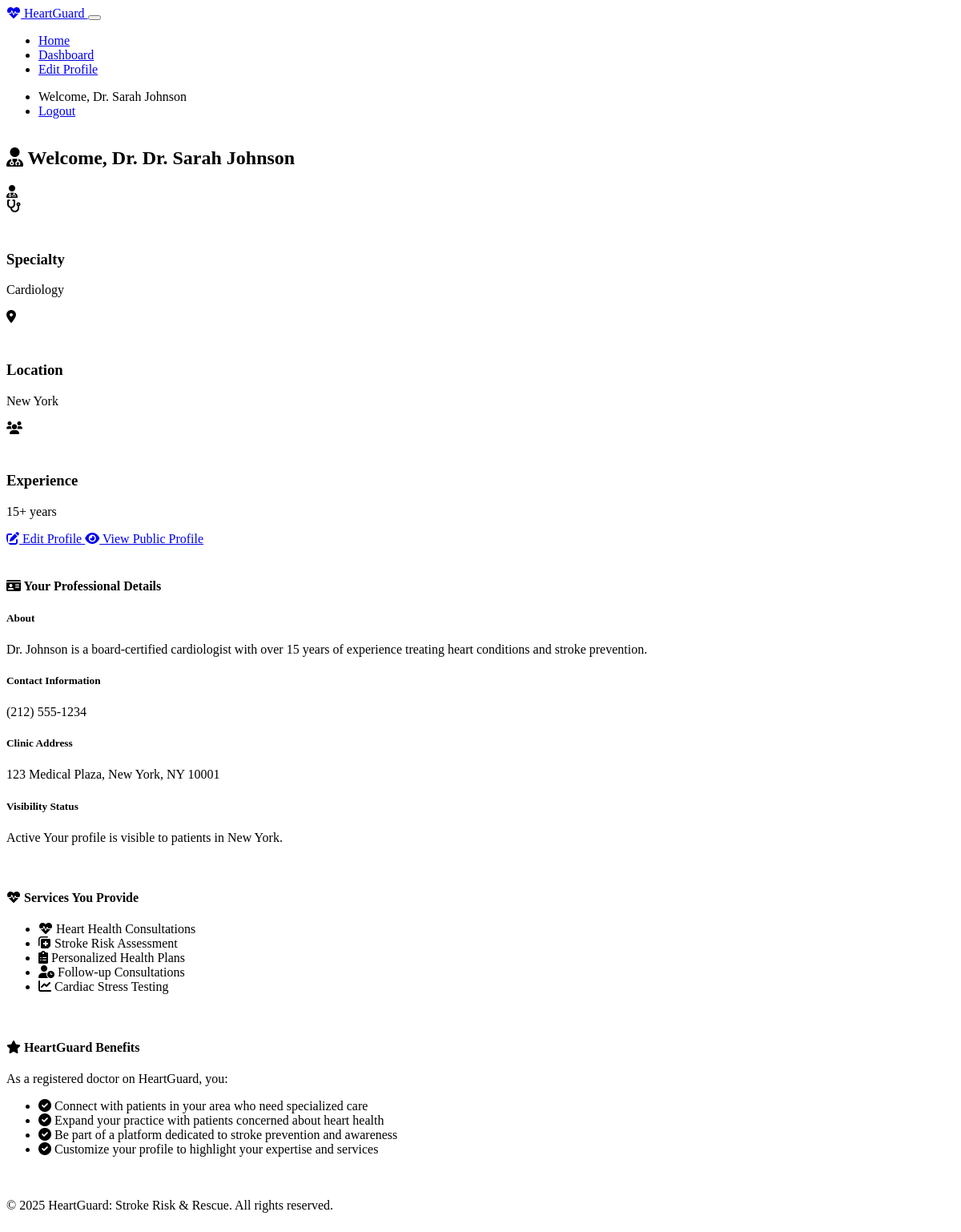
Screenshot of /doctor/dashboard (signed in) with the database file from the repository.
### models.py (models this page shows, shortened)
class Doctor(UserMixin, db.Model):
    id = db.Column(db.Integer, primary_key=True)
    email = db.Column(db.String(120), unique=True, nullable=False)
    password_hash = db.Column(db.String(256), nullable=False)
    name = db.Column(db.String(100), nullable=False)
    location = db.Column(db.String(100), nullable=False)
    specialty = db.Column(db.String(100), nullable=False)
    about = db.Column(db.Text, nullable=True)
    experience = db.Column(db.String(100), nullable=True)
    clinic_address = db.Column(db.String(200), nullable=True)
    contact_info = db.Column(db.String(100), nullable=True)
    created_at = db.Column(db.DateTime, default=datetime.utcnow)

### routes.py (the view)
@app.route('/doctor/dashboard')
@login_required
def doctor_dashboard():
    if session.get('user_type') != 'doctor':
        flash('Please login as a doctor to access this page', 'warning')
        return redirect(url_for('doctor_login'))
    doctor_id = session.get('user_id')
    doctor = Doctor.query.get(doctor_id)
    if not doctor:
        flash('Doctor information not found', 'danger')
        return redirect(url_for('doctor_login'))
    response = make_response(render_template('doctor_dashboard.html', doctor=doctor))
    response.headers['Cache-Control'] = 'no-cache, no-store, must-revalidate'
    response.headers['Pragma'] = 'no-cache'
    response.headers['Expires'] = '0'
    return response

### app.py (called while the page is built)
@login_manager.user_loader
def load_user(user_id):
    from models import User, Doctor
    user = User.query.get(int(user_id))
    if user:
        return user
    return Doctor.query.get(int(user_id))

### templates/doctor_dashboard.html
{% extends 'base.html' %}
{% block content %}
<div class="container py-4">
    <div class="row mb-4">
        <div class="col-md-12">
            <div class="card shadow-sm">
                <div class="card-header bg-primary text-white">
                    <h2 class="h3 mb-0">
                        <i class="fas fa-user-md me-2"></i>
                        Welcome, Dr. {{ doctor.name }}
                    </h2>
                </div>
                <div class="card-body">
                    <div class="row align-items-center">
                        <div class="col-md-3 text-center mb-3 mb-md-0">
                            <div class="display-1 text-primary">
                                <i class="fas fa-user-md"></i>
                            </div>
                        </div>
                        <div class="col-md-9">
                            <div class="row">
                                <div class="col-md-4">
                                    <div class="d-flex align-items-center mb-3">
                                        <div class="icon-square bg-primary text-white d-inline-flex align-items-center justify-content-center fs-4 flex-shrink-0 me-3 rounded" style="width: 45px; height: 45px;">
                                            <i class="fas fa-stethoscope"></i>
                                        </div>
                                        <div>
                                            <h3 class="fs-5 mb-0">Specialty</h3>
                                            <p class="mb-0">{{ doctor.specialty }}</p>
                                        </div>
                                    </div>
                                </div>
                                <div class="col-md-4">
                                    <div class="d-flex align-items-center mb-3">
                                        <div class="icon-square bg-primary text-white d-inline-flex align-items-center justify-content-center fs-4 flex-shrink-0 me-3 rounded" style="width: 45px; height: 45px;">
                                            <i class="fas fa-map-marker-alt"></i>
                                        </div>
                                        <div>
                                            <h3 class="fs-5 mb-0">Location</h3>
                                            <p class="mb-0">{{ doctor.location }}</p>
                                        </div>
                                    </div>
                                </div>
                                <div class="col-md-4">
                                    <div class="d-flex align-items-center mb-3">
                                        <div class="icon-square bg-primary text-white d-inline-flex align-items-center justify-content-center fs-4 flex-shrink-0 me-3 rounded" style="width: 45px; height: 45px;">
                                            <i class="fas fa-users"></i>
                                        </div>
                                        <div>
                                            <h3 class="fs-5 mb-0">Experience</h3>
                                            <p class="mb-0">{{ doctor.experience or 'Not specified' }}</p>
                                        </div>
                                    </div>
                                </div>
                            </div>
                            <div class="mt-3 d-grid gap-2 d-md-flex justify-content-md-end">
                                <a href="{{ url_for('doctor_profile_edit') }}" class="btn btn-primary">
                                    <i class="fas fa-edit me-2"></i>
                                    Edit Profile
                                </a>
                                <a href="{{ url_for('doctor_profile', doctor_id=doctor.id) }}" class="btn btn-outline-primary">
                                    <i class="fas fa-eye me-2"></i>
                                    View Public Profile
                                </a>
                            </div>
                        </div>
                    </div>
                </div>
            </div>
        </div>
    </div>
    <div class="row mb-4">
        <div class="col-md-12">
            <div class="card shadow-sm">
                <div class="card-header bg-primary text-white">
                    <h4 class="mb-0">
                        <i class="fas fa-id-card me-2"></i>
                        Your Professional Details
                    </h4>
                </div>
                <div class="card-body">
                    <div class="row">
                        <div class="col-md-6">
                            <h5 class="border-bottom pb-2">About</h5>
                            <p class="mb-4">{{ doctor.about or 'No information provided. Add details about your practice by clicking "Edit Profile".' }}</p>
                            <h5 class="border-bottom pb-2">Contact Information</h5>
                            <p class="mb-0">{{ doctor.contact_info or 'No contact information provided.' }}</p>
                        </div>
                        <div class="col-md-6">
                            <h5 class="border-bottom pb-2">Clinic Address</h5>
                            <p class="mb-4">{{ doctor.clinic_address or 'No clinic address provided.' }}</p>
                            <h5 class="border-bottom pb-2">Visibility Status</h5>
                            <p class="mb-0">
                                <span class="badge bg-success">Active</span>
                                Your profile is visible to patients in {{ doctor.location }}.
                            </p>
                        </div>
                    </div>
                </div>
            </div>
        </div>
    </div>
    <div class="row">
        <div class="col-md-6">
            <div class="card shadow-sm h-100">
                <div class="card-header bg-primary text-white">
                    <h4 class="mb-0">
                        <i class="fas fa-heartbeat me-2"></i>
                        Services You Provide
                    </h4>
                </div>
                <div class="card-body">
                    <ul class="list-group list-group-flush">
                        <li class="list-group-item d-flex align-items-center">
                            <i class="fas fa-heartbeat text-danger me-3"></i>
                            Heart Health Consultations
                        </li>
                        <li class="list-group-item d-flex align-items-center">
                            <i class="fas fa-notes-medical text-primary me-3"></i>
                            Stroke Risk Assessment
                        </li>
                        <li class="list-group-item d-flex align-items-center">
                            <i class="fas fa-clipboard-list text-success me-3"></i>
                            Personalized Health Plans
                        </li>
                        <li class="list-group-item d-flex align-items-center">
                            <i class="fas fa-user-clock text-warning me-3"></i>
                            Follow-up Consultations
                        </li>
                        {% if doctor.specialty == "Cardiology" %}
                        <li class="list-group-item d-flex align-items-center">
                            <i class="fas fa-chart-line text-info me-3"></i>
                            Cardiac Stress Testing
                        </li>
                        {% elif doctor.specialty == "Neurology" %}
                        <li class="list-group-item d-flex align-items-center">
                            <i class="fas fa-brain text-info me-3"></i>
                            Neurological Assessments
                        </li>
                        {% endif %}
                    </ul>
                </div>
            </div>
        </div>
        <div class="col-md-6">
            <div class="card shadow-sm h-100">
                <div class="card-header bg-primary text-white">
                    <h4 class="mb-0">
                        <i class="fas fa-star me-2"></i>
                        HeartGuard Benefits
                    </h4>
                </div>
                <div class="card-body">
                    <p>As a registered doctor on HeartGuard, you:</p>
                    <ul class="list-group list-group-flush">
                        <li class="list-group-item d-flex align-items-center">
                            <i class="fas fa-check-circle text-success me-3"></i>
                            Connect with patients in your area who need specialized care
                        </li>
                        <li class="list-group-item d-flex align-items-center">
                            <i class="fas fa-check-circle text-success me-3"></i>
                            Expand your practice with patients concerned about heart health
                        </li>
                        <li class="list-group-item d-flex align-items-center">
                            <i class="fas fa-check-circle text-success me-3"></i>
                            Be part of a platform dedicated to stroke prevention and awareness
                        </li>
                        <li class="list-group-item d-flex align-items-center">
                            <i class="fas fa-check-circle text-success me-3"></i>
                            Customize your profile to highlight your expertise and services
                        </li>
                    </ul>
                </div>
            </div>
        </div>
    </div>
</div>
{% endblock %}

### templates/base.html (shortened to what this page needs)
<!DOCTYPE html>
<html lang="en" data-bs-theme="dark">
<head>
    <link href="https://cdn.replit.com/agent/bootstrap-agent-dark-theme.min.css" rel="stylesheet">
    <link rel="stylesheet" href="{{ url_for('static', filename='css/styles.css') }}">
    <link rel="stylesheet" href="https://cdnjs.cloudflare.com/ajax/libs/font-awesome/6.0.0/css/all.min.css">
</head>
<body>
    <nav class="navbar navbar-expand-lg navbar-dark bg-dark">
        <div class="container">
            <a class="navbar-brand" href="{{ url_for('index') }}">
                <i class="fas fa-heartbeat text-danger me-2"></i>
                HeartGuard
            </a>
            <button class="navbar-toggler" type="button" data-bs-toggle="collapse" data-bs-target="#navbarNav"
                    aria-controls="navbarNav" aria-expanded="false" aria-label="Toggle navigation">
            </button>
            <div class="collapse navbar-collapse" id="navbarNav">
                <ul class="navbar-nav me-auto">
                    <li class="nav-item">
                        <a class="nav-link" href="{{ url_for('index') }}">Home</a>
                    </li>
                    {% if session.get('user_id') and session.get('user_type') == 'doctor' %}
                    <li class="nav-item">
                        <a class="nav-link" href="{{ url_for('doctor_dashboard') }}">Dashboard</a>
                    </li>
                    <li class="nav-item">
                        <a class="nav-link" href="{{ url_for('doctor_profile_edit') }}">Edit Profile</a>
                    </li>
                    {% endif %}
                </ul>
                <ul class="navbar-nav">
                    {% if session.get('user_id') %}
                    <li class="nav-item">
                        <span class="nav-link text-light">
                            Welcome, {{ session.get('user_name', '') }}
                        </span>
                    </li>
                    <li class="nav-item">
                        <a class="nav-link" href="{{ url_for('logout') }}">Logout</a>
                    </li>
                    {% endif %}
                </ul>
            </div>
        </div>
    </nav>
    <main class="container my-4">
        {% block content %}{% endblock %}
    </main>
    <footer class="footer py-4 bg-dark text-light mt-5">
        <div class="container text-center">
            <p>&copy; 2025 HeartGuard: Stroke Risk & Rescue. All rights reserved.</p>
        </div>
    </footer>
</body>
</html>

### static/css/styles.css (style rules this page uses)
body { min-height: 100vh; display: flex; flex-direction: column; }
main { flex: 1; }
.card { border-radius: 10px; overflow: hidden; margin-bottom: 20px; }
.card-header { font-weight: 500; }
.icon-square { border-radius: 0.75rem; }
.list-group-item { border-left: none; border-right: none; }
.footer { margin-top: auto; }

### rows the page displays
Doctor: get "Dr. Sarah Johnson", name "Dr. Sarah Johnson", specialty "Cardiology", location "New York", experience "15+ years", about "Dr. Johnson is a board-certified cardiologist with over 15 years of experience treating heart conditions and stroke prevention.", contact_info "(212) 555-1234", clinic_address "123 Medical Plaza, New York, NY 10001"
